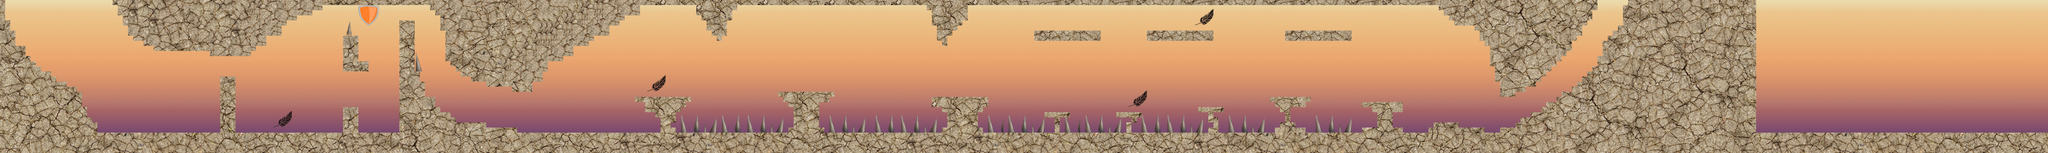

This game map was drawn from its Tiled (.tmx) file and the tilesets committed beside it. A one-line description and the trimmed map source follow:
An orthogonal 400x30 tile map with 16x16 px tiles, 6 tile layers (Sky, Ground, Objects, Feather, ...), 6 tilesets and 171 objects.

<map version="1.0" orientation="orthogonal" renderorder="right-down" width="400" height="30" tilewidth="16" tileheight="16" nextobjectid="204">
 <tileset firstgid="1" name="sky" tilewidth="16" tileheight="16" tilecount="2912" columns="91">
  <image source="Sky_L.png" width="1466" height="520" />
 </tileset>
 <tileset firstgid="2913" name="ground" tilewidth="16" tileheight="16" tilecount="3136" columns="56">
  <image source="seamless_ground_texture_by_hhh316-d312eb5.jpg" width="900" height="900" />
 </tileset>
 <tileset firstgid="6049" name="spike" tilewidth="16" tileheight="16" tilecount="1881" columns="99">
  <image source="spikes.png" width="1584" height="316" />
 </tileset>
 <tileset firstgid="7930" name="spikes_r" tilewidth="16" tileheight="16" tilecount="1881" columns="99">
  <image source="spikes_r.png" width="1584" height="316" />
 </tileset>
 <tileset firstgid="9811" name="feather" tilewidth="64" tileheight="64" tilecount="1" columns="1">
  <image source="Feather.png" width="74" height="75" />
 </tileset>
 <tileset firstgid="9812" name="Shield" tilewidth="16" tileheight="16" tilecount="16" columns="4">
  <image source="../Changes/shield1.png" width="64" height="64" />
 </tileset>
 <layer name="Sky" width="400" height="30">
  <data>[12000 cells, 12000 non-empty, 2670 distinct tile ids]</data>
 </layer>
 <layer name="Ground" width="400" height="30">
  <data>[12000 cells, 5050 non-empty, 1482 distinct tile ids]</data>
 </layer>
 <layer name="Objects" width="400" height="30">
  <data>[12000 cells, 0 non-empty, 0 distinct tile ids]</data>
 </layer>
 <layer name="Feather" width="400" height="30">
  <data>[12000 cells, 4 non-empty, 1 distinct tile ids]</data>
 </layer>
 <layer name="hearts" width="400" height="30">
  <data>[12000 cells, 0 non-empty, 0 distinct tile ids]</data>
 </layer>
 <objectgroup name="Ground">
  <object id="2" x="-4" y="0" width="18" height="78" />
  <object id="3" x="14" y="68" width="16" height="18" />
  <object id="4" x="28" y="92" width="18" height="38" />
  <object id="5" x="22" y="130" width="24" height="72" />
  <object id="6" x="46" y="144" width="34" height="66" />
  <object id="7" x="80" y="174" width="12" height="40" />
  <object id="8" x="96" y="194" width="14" height="30" />
  <object id="9" x="110" y="206" width="14" height="72" />
  <object id="10" x="130" y="224" width="30" height="98" />
  <object id="11" x="160" y="240" width="14" height="86" />
  <object id="12" x="178" y="258" width="30" height="64" />
  <object id="13" x="208" y="274" width="32" height="82" />
  <object id="14" x="236" y="290" width="20" height="84" />
  <object id="15" x="256" y="338" width="16" height="80" />
  <object id="16" x="270" y="366" width="14" height="68" />
  <object id="17" x="288" y="386" width="12" height="74" />
  <object id="18" x="302" y="416" width="5112" height="62" />
  <object id="19" x="354" y="-2" width="18" height="18" />
  <object id="20" x="366" y="18" width="58" height="28" />
  <object id="21" x="384" y="46" width="64" height="30" />
  <object id="22" x="400" y="76" width="196" height="36" />
  <object id="23" x="414" y="114" width="256" height="14" />
  <object id="24" x="446" y="126" width="244" height="18" />
  <object id="25" x="478" y="146" width="206" height="12" />
  <object id="26" x="656" y="156" width="128" height="16" />
  <object id="27" x="758" y="82" width="40" height="74" />
  <object id="28" x="800" y="86" width="32" height="54" />
  <object id="29" x="824" y="54" width="52" height="54" />
  <object id="30" x="864" y="16" width="30" height="62" />
  <object id="31" x="882" y="8" width="44" height="54" />
  <object id="32" x="914" y="-2" width="60" height="46" />
  <object id="33" x="968" y="-10" width="40" height="40" />
  <object id="34" x="1010" y="-2" width="3980" height="18" />
  <object id="35" x="1342" y="12" width="18" height="18" />
  <object id="37" x="1358" y="30" width="30" height="16" />
  <object id="39" x="1374" y="40" width="40" height="56" />
  <object id="40" x="1392" y="90" width="68" height="102" />
  <object id="42" x="1408" y="186" width="38" height="22" />
  <object id="43" x="1422" y="206" width="56" height="16" />
  <object id="44" x="1440" y="218" width="46" height="22" />
  <object id="45" x="1474" y="240" width="68" height="12" />
  <object id="47" x="1522" y="248" width="116" height="24" />
  <object id="49" x="1606" y="262" width="60" height="26" />
  <object id="50" x="1626" y="126" width="68" height="128" />
  <object id="51" x="1662" y="80" width="46" height="146" />
  <object id="52" x="1706" y="110" width="50" height="82" />
  <object id="53" x="1734" y="88" width="58" height="88" />
  <object id="54" x="1768" y="42" width="72" height="100" />
  <object id="55" x="1814" y="48" width="38" height="78" />
  <object id="56" x="1846" y="26" width="60" height="82" />
  <object id="57" x="1890" y="20" width="42" height="62" />
  <object id="58" x="1920" y="4" width="30" height="60" />
  <object id="59" x="1938" y="14" width="60" height="32" />
  <object id="63" x="2174" y="20" width="40" height="28" />
  <object id="64" x="2188" y="48" width="26" height="14" />
  <object id="66" x="2206" y="62" width="36" height="30" />
  <object id="67" x="2224" y="86" width="20" height="22" />
  <object id="68" x="2238" y="76" width="16" height="52" />
  <object id="69" x="2240" y="34" width="30" height="76" />
  <object id="70" x="2252" y="14" width="32" height="48" />
  <object id="71" x="2278" y="4" width="26" height="28" />
  <object id="72" x="2890" y="4" width="32" height="24" />
  <object id="73" x="2908" y="28" width="28" height="50" />
  <object id="74" x="2930" y="52" width="14" height="72" />
  <object id="76" x="2946" y="88" width="12" height="52" />
  <object id="77" x="2938" y="28" width="34" height="82" />
  <object id="78" x="2942" y="24" width="48" height="68" />
  <object id="79" x="2986" y="14" width="18" height="66" />
  <object id="80" x="2998" y="12" width="24" height="52" />
  <object id="81" x="4490" y="8" width="164" height="22" />
  <object id="82" x="4508" y="28" width="152" height="20" />
  <object id="83" x="4528" y="44" width="180" height="16" />
  <object id="84" x="4546" y="60" width="138" height="18" />
  <object id="86" x="4606" y="68" width="48" height="28" />
  <object id="87" x="4624" y="98" width="42" height="28" />
  <object id="89" x="4638" y="114" width="76" height="30" />
  <object id="90" x="4656" y="144" width="90" height="62" />
  <object id="91" x="4672" y="204" width="52" height="48" />
  <object id="92" x="4686" y="252" width="48" height="52" />
  <object id="93" x="4712" y="204" width="54" height="80" />
  <object id="94" x="4748" y="196" width="48" height="76" />
  <object id="95" x="4794" y="192" width="22" height="62" />
  <object id="96" x="4808" y="166" width="22" height="68" />
  <object id="97" x="4820" y="148" width="30" height="74" />
  <object id="98" x="4832" y="154" width="28" height="54" />
  <object id="99" x="4844" y="148" width="36" height="44" />
  <object id="100" x="4858" y="108" width="36" height="66" />
  <object id="101" x="4882" y="110" width="30" height="50" />
  <object id="102" x="4888" y="78" width="36" height="48" />
  </objectgroup>
 <objectgroup name="Feather">
  <!-- 26 objects omitted --></objectgroup>
 <objectgroup name="Stoppers">
  <!-- 22 objects omitted --></objectgroup>
 <objectgroup name="hearts" />
 <objectgroup name="Geese">
  <!-- 13 objects omitted --></objectgroup>
 <objectgroup name="Death">
  <!-- 10 objects omitted --></objectgroup>
 <objectgroup name="Boundaries" />
 <objectgroup name="Cage">
  <!-- 2 objects omitted --></objectgroup>
 <objectgroup name="Shield">
  <!-- 1 objects omitted --></objectgroup>
 <layer name="Shield" width="400" height="30">
  <data>[12000 cells, 16 non-empty, 16 distinct tile ids]</data>
 </layer>
</map>
<!-- 82 of 171 objects omitted -->
